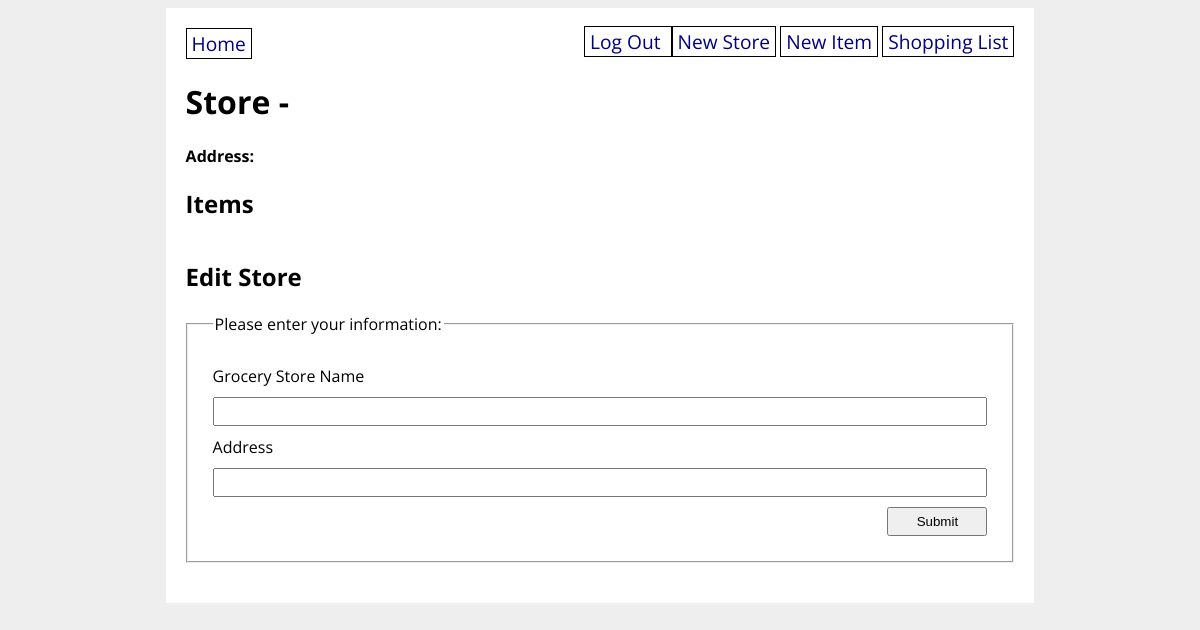
Page /store/1 (signed in) on the earlier database version.
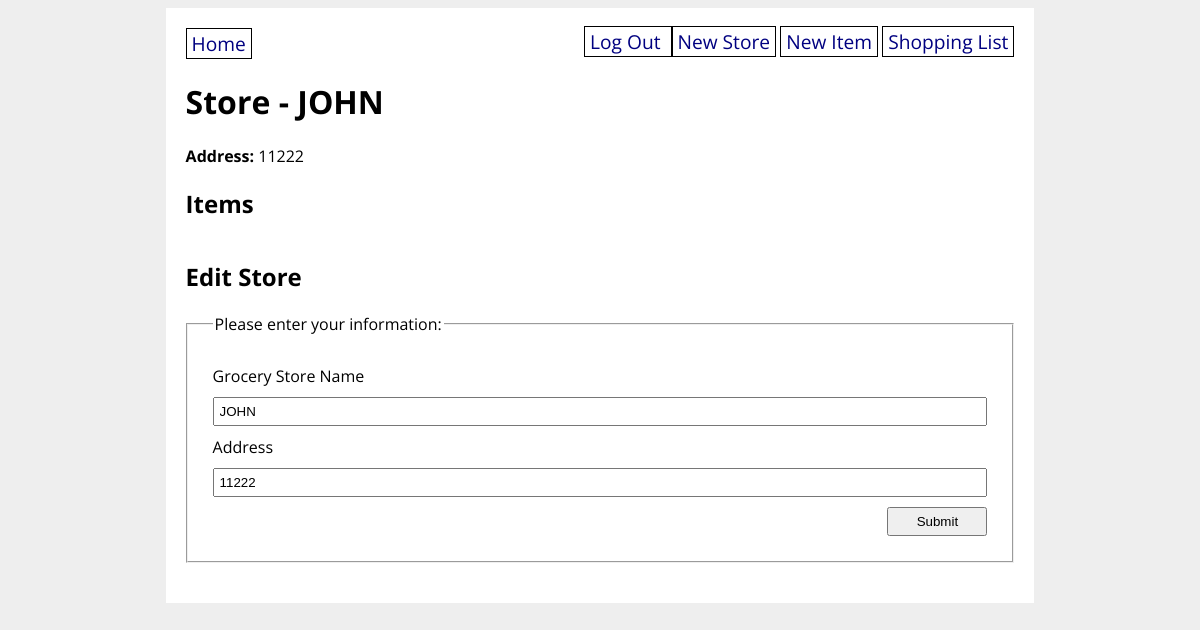
Same page on the later database version.
### grocery_app/models.py (models this page shows)
class GroceryStore(db.Model):
    id = db.Column(db.Integer, primary_key=True)
    title = db.Column(db.String(80), nullable=False)
    address = db.Column(db.String(200), nullable=False)
    items = db.relationship('GroceryItem', back_populates='store')
    created_by_id = db.Column(db.Integer, db.ForeignKey('user.id'))
    created_by = db.relationship('User')

### grocery_app/routes.py (the view, shortened to what this page needs)
@main.route('/store/<store_id>', methods=['GET', 'POST'])
@login_required
def store_detail(store_id):
    store = GroceryStore.query.get(store_id)
    form = GroceryStoreForm(obj=store)
    store = GroceryStore.query.get(store_id)
    return render_template('store_detail.html', store=store, form=form)

### grocery_app/forms.py
class GroceryStoreForm(FlaskForm):
    title = StringField('Grocery Store Name', validators=[DataRequired(), Length(min=1, max=100)])
    address = StringField('Address', validators=[DataRequired()])
    submit = SubmitField('Submit')

### grocery_app/__init__.py (called while the page is built)
@login_manager.user_loader
def load_user(user_id):
    return User.query.get(user_id)

### grocery_app/templates/store_detail.html (shortened to what this page needs)
{% extends 'base.html' %}
{% block content %}
<h1>Store - {{ store.title }}</h1>
<strong>Address:</strong> {{ store.address }}
<h2>Items</h2>
<h2>Edit Store</h2>
<form method="POST">
    <fieldset>
        <legend>Please enter your information:</legend>
        {{ form.title.label }}
        {{ form.title }}
        {{ form.address.label }}
        {{ form.address }}
        {{ form.submit }}
    </fieldset>
</form>
{% endblock %}

Differences in the rows shown:
added GroceryStore: title "JOHN", address "11222"
